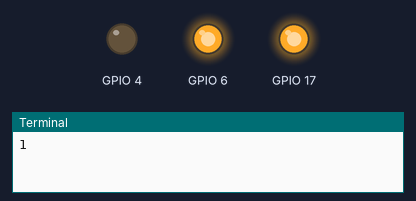
Simulated run of this program. Board: Raspberry Pi (BCM pin numbers). Shown: output pins drawn as LEDs (lit = HIGH), the last lines printed to the terminal. At 18.0 s the program stops and its outputs stay as they are.

Above: at 0.1 s.
At 1.6 s:
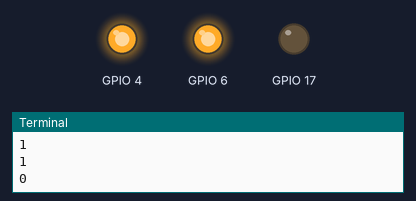
At 18.1 s:
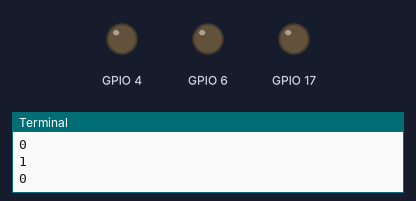
Timing chart, 0 to 19.5 s (numbered marks = the images above):
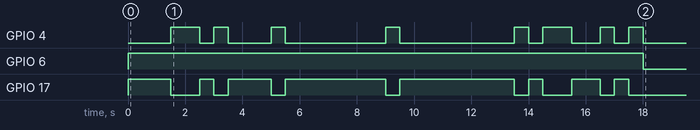

Measured:
- by itself, GPIO 4: LOW → HIGH at 1.5 s, → LOW 1.0 s later, → HIGH 0.50 s later, → LOW 0.50 s later, … (16 changes in this stretch)
- by itself, GPIO 6: LOW → HIGH at 0.00 s, → LOW 18.0 s later
- by itself, GPIO 17: LOW → HIGH at 0.00 s, → LOW 1.5 s later, → HIGH 1.0 s later, → LOW 0.50 s later, … (16 changes in this stretch)

The program:

motor_controll_3.py
```python
import RPi.GPIO as GPIO
import time

GPIO.setmode(GPIO.BCM) ## Use board pin numbering
GPIO.setup(4, GPIO.OUT)
GPIO.setup(6, GPIO.OUT)
GPIO.setup(17, GPIO.OUT)

GPIO.output(6, True)
GPIO.output(17,True)
GPIO.output(4,True)

speed = 0.5
try:
  with open("sample.txt", "r") as f:
    lines = f.readlines()
    for line in lines:
        bin = ' '.join(format(ord(x), 'b') for x in line)
        #print bin
        for l in bin:
            print l
            if l == '0':
              GPIO.output(4,True)## Switch on pin 7
              GPIO.output(17,False)
              time.sleep(speed)## Wait
            else:
              GPIO.output(4,False)## Switch off pin 7
              GPIO.output(17,True)
              time.sleep(speed)## Wait
except:
  GPIO.output(4,False)
  GPIO.output(17,False)
  GPIO.cleanup()
#GPIO.output(4,False)
#GPIO.output(17,False)
GPIO.cleanup()
```
